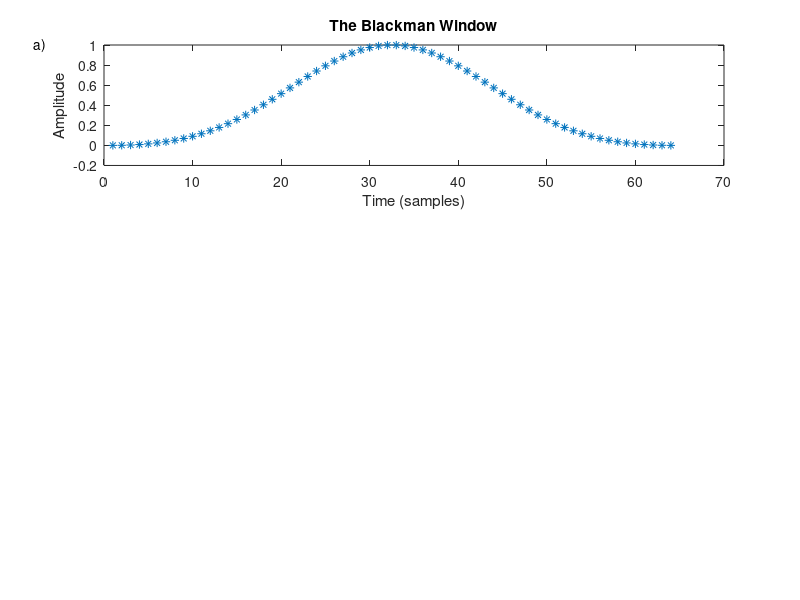

Write the MATLAB code that produced this figure. (Note: this script raises an error after producing the figure.)
% Add a "Blackman window"
% w = blackman(M); % if you have the signal processing toolbox
M=64;
w = .42-.5*cos(2*pi*(0:M-1)/(M-1))+.08*cos(4*pi*(0:M-1)/(M-1));
figure(5);
subplot(3,1,1); plot(w,'*'); title('The Blackman Window');
xlabel('Time (samples)'); ylabel('Amplitude');
text(-8,1,'a)'); 

% Also show the window transform:
xw = [w,zeros(1,(zpf-1)*M)]; % zero-padded window (col vector)
Xw = fft(xw);                 % Blackman window transform
spec = 20*log10(abs(Xw));     % Spectral magnitude in dB
spec = spec - max(spec);      % Usually we normalize to 0 db max
spec = max(spec,-100*ones(1,nfft)); % clip to -100 dB
subplot(3,1,2); plot(fni,spec,'-'); axis([0,1,-100,10]); grid;
xlabel('Normalized Frequency (cycles per sample))'); 
ylabel('Magnitude (dB)');
text(-.12,20,'b)'); 

% Replot interpreting upper bin numbers as negative frequencies:
nh = nfft/2;
specnf = [spec(nh+1:nfft),spec(1:nh)];  % see also Matlab's fftshift()
fninf = fni - 0.5;
subplot(3,1,3);
plot(fninf,specnf,'-'); axis([-0.5,0.5,-100,10]); grid;
xlabel('Normalized Frequency (cycles per sample))'); 
ylabel('Magnitude (dB)');